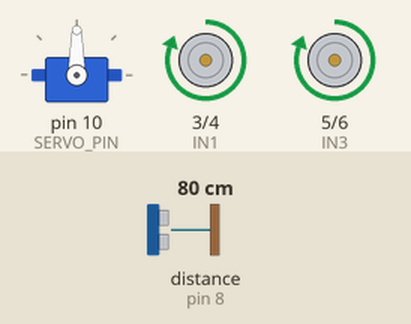
Simulated run of this sketch. Board: Arduino Uno, built with avr-gcc and run on an emulated ATmega328P. Shown: servo, motor-driver pin pairs drawn as motors (green arrow = first pin HIGH = forward, orange = second pin HIGH = backward, longer = more drive). Wiring (inferred from the names in the program): ultrasonic range finder: trigger pin 9; echo pin 8. The test bench sets the inputs (shaded band); at power-on: distance to the obstacle (sensor on pin 8) 80 cm. The echo pulse lasts 58.3 µs per cm.

Above: at 1.2 s.
1.3 s: distance to the obstacle (sensor on pin 8) set to 17 cm
2.8 s: distance to the obstacle (sensor on pin 8) set to 14 cm
At 3.5 s:
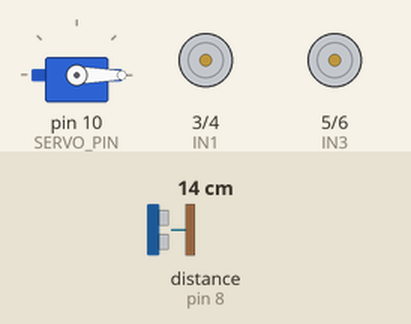
At 4.9 s:
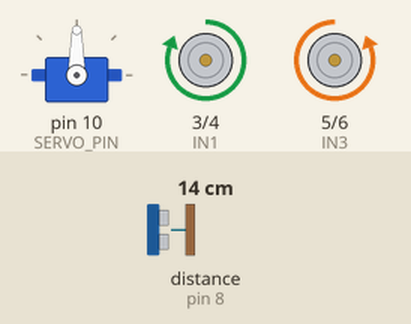
Timing chart, 0 to 11.8 s (numbered marks = the images above; inputs shaded):
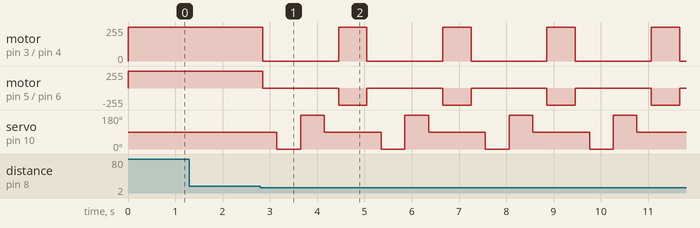

Measured:
- the behaviour switches between 16 and 15 cm on distance to the obstacle (sensor on pin 8) (found by bisection; images 0 and 1)
- after the input at 1.3 s, every drawn part: stays the same
- after the input at 2.8 s, motor on pin 3 (IN1) / pin 4 (IN2): alternates forward 255/255 for 0.60 s and stopped for 1.6 s, starting after 0.05 s; motor on pin 5 (IN3) / pin 6 (IN4): alternates backward 255/255 for 0.60 s and stopped for 1.6 s, starting after 0.05 s

The sketch:

Obstacle_avoiding_robot.ino
```cpp
/*
  Ultrasonic Obstacle Avoiding Robot
  Arduino UNO + L298N Motor Driver + Servo + HC-SR04
  Robot scans left and right to find safest path
*/

#include <Servo.h>

#define TRIG_PIN 9
#define ECHO_PIN 8
#define SERVO_PIN 10
#define IN1 3
#define IN2 4
#define IN3 5
#define IN4 6

Servo myServo;

void setup() {
  pinMode(TRIG_PIN, OUTPUT);
  pinMode(ECHO_PIN, INPUT);
  pinMode(IN1, OUTPUT);
  pinMode(IN2, OUTPUT);
  pinMode(IN3, OUTPUT);
  pinMode(IN4, OUTPUT);

  myServo.attach(SERVO_PIN);
  myServo.write(90); // Center
  Serial.begin(9600);
}

// Function to get distance in cm
long getDistance() {
  digitalWrite(TRIG_PIN, LOW);
  delayMicroseconds(2);
  digitalWrite(TRIG_PIN, HIGH);
  delayMicroseconds(10);
  digitalWrite(TRIG_PIN, LOW);
  long duration = pulseIn(ECHO_PIN, HIGH);
  long distance = duration * 0.034 / 2;
  return distance;
}

// Motor control functions
void forward() {
  digitalWrite(IN1,HIGH); digitalWrite(IN2,LOW);
  digitalWrite(IN3,HIGH); digitalWrite(IN4,LOW);
}

void stopBot() {
  digitalWrite(IN1,LOW); digitalWrite(IN2,LOW);
  digitalWrite(IN3,LOW); digitalWrite(IN4,LOW);
}

void left() {
  digitalWrite(IN1,LOW); digitalWrite(IN2,HIGH);
  digitalWrite(IN3,HIGH); digitalWrite(IN4,LOW);
}

void right() {
  digitalWrite(IN1,HIGH); digitalWrite(IN2,LOW);
  digitalWrite(IN3,LOW); digitalWrite(IN4,HIGH);
}

void loop() {
  long d = getDistance();

  if(d > 5 && d < 15){ // Obstacle detected
    stopBot();
    delay(300);

    // Scan left
    myServo.write(0);
    delay(500);
    long leftDist = getDistance();

    // Scan right
    myServo.write(180);
    delay(500);
    long rightDist = getDistance();

    // Center servo
    myServo.write(90);
    delay(300);

    // Choose safer path
    if(leftDist > rightDist){
      left();
      delay(600);
    } else {
      right();
      delay(600);
    }
  } else {
    forward();
    delay(200);
  }
}
```
